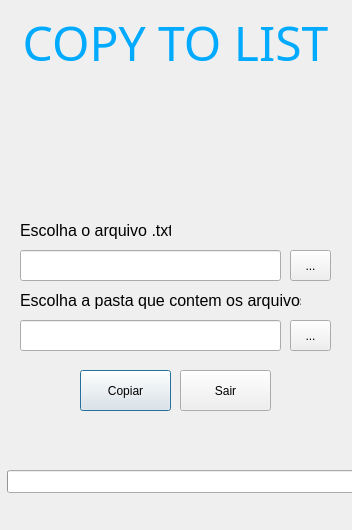
<?xml version="1.0" encoding="UTF-8"?>
<ui version="4.0">
 <class>Dialog</class>
 <widget class="QDialog" name="Dialog">
  <property name="geometry">
   <rect>
    <x>0</x>
    <y>0</y>
    <width>352</width>
    <height>530</height>
   </rect>
  </property>
  <property name="minimumSize">
   <size>
    <width>352</width>
    <height>530</height>
   </size>
  </property>
  <property name="maximumSize">
   <size>
    <width>352</width>
    <height>530</height>
   </size>
  </property>
  <property name="windowTitle">
   <string>Copy To List</string>
  </property>
  <property name="windowIcon">
   <iconset>
    <normaloff>python-logo.svg</normaloff>python-logo.svg</iconset>
  </property>
  <widget class="QToolButton" name="btn_directory_txt">
   <property name="geometry">
    <rect>
     <x>290</x>
     <y>250</y>
     <width>41</width>
     <height>31</height>
    </rect>
   </property>
   <property name="text">
    <string>...</string>
   </property>
  </widget>
  <widget class="QLineEdit" name="txt_directory_txt">
   <property name="geometry">
    <rect>
     <x>20</x>
     <y>250</y>
     <width>261</width>
     <height>31</height>
    </rect>
   </property>
  </widget>
  <widget class="QLabel" name="label">
   <property name="geometry">
    <rect>
     <x>110</x>
     <y>70</y>
     <width>131</width>
     <height>131</height>
    </rect>
   </property>
   <property name="text">
    <string/>
   </property>
   <property name="pixmap">
    <pixmap>python-logo.svg</pixmap>
   </property>
   <property name="scaledContents">
    <bool>true</bool>
   </property>
  </widget>
  <widget class="QLabel" name="label_2">
   <property name="geometry">
    <rect>
     <x>5</x>
     <y>2</y>
     <width>341</width>
     <height>81</height>
    </rect>
   </property>
   <property name="font">
    <font>
     <family>Century Gothic</family>
     <pointsize>26</pointsize>
     <weight>50</weight>
     <bold>false</bold>
    </font>
   </property>
   <property name="text">
    <string>&lt;html&gt;&lt;head/&gt;&lt;body&gt;&lt;p&gt;&lt;span style=&quot; font-size:36pt; color:#00aaff;&quot;&gt;COPY TO LIST&lt;/span&gt;&lt;/p&gt;&lt;/body&gt;&lt;/html&gt;</string>
   </property>
   <property name="alignment">
    <set>Qt::AlignCenter</set>
   </property>
  </widget>
  <widget class="QLabel" name="label_3">
   <property name="geometry">
    <rect>
     <x>20</x>
     <y>220</y>
     <width>151</width>
     <height>21</height>
    </rect>
   </property>
   <property name="font">
    <font>
     <family>Segoe UI</family>
     <pointsize>12</pointsize>
    </font>
   </property>
   <property name="text">
    <string>Escolha o arquivo .txt:</string>
   </property>
  </widget>
  <widget class="QToolButton" name="btn_directory_final">
   <property name="geometry">
    <rect>
     <x>290</x>
     <y>320</y>
     <width>41</width>
     <height>31</height>
    </rect>
   </property>
   <property name="text">
    <string>...</string>
   </property>
  </widget>
  <widget class="QLineEdit" name="txt_directory_final">
   <property name="geometry">
    <rect>
     <x>20</x>
     <y>320</y>
     <width>261</width>
     <height>31</height>
    </rect>
   </property>
  </widget>
  <widget class="QLabel" name="label_4">
   <property name="geometry">
    <rect>
     <x>20</x>
     <y>290</y>
     <width>281</width>
     <height>21</height>
    </rect>
   </property>
   <property name="font">
    <font>
     <family>Segoe UI</family>
     <pointsize>12</pointsize>
    </font>
   </property>
   <property name="text">
    <string>Escolha a pasta que contem os arquivos:</string>
   </property>
  </widget>
  <widget class="QProgressBar" name="progressBar">
   <property name="geometry">
    <rect>
     <x>7</x>
     <y>470</y>
     <width>371</width>
     <height>23</height>
    </rect>
   </property>
   <property name="value">
    <number>0</number>
   </property>
   <property name="format">
    <string/>
   </property>
  </widget>
  <widget class="QPushButton" name="btn_copiar">
   <property name="geometry">
    <rect>
     <x>80</x>
     <y>370</y>
     <width>91</width>
     <height>41</height>
    </rect>
   </property>
   <property name="text">
    <string>Copiar</string>
   </property>
  </widget>
  <widget class="QPushButton" name="btn_sair">
   <property name="geometry">
    <rect>
     <x>180</x>
     <y>370</y>
     <width>91</width>
     <height>41</height>
    </rect>
   </property>
   <property name="text">
    <string>Sair</string>
   </property>
  </widget>
 </widget>
 <resources/>
 <connections/>
</ui>
